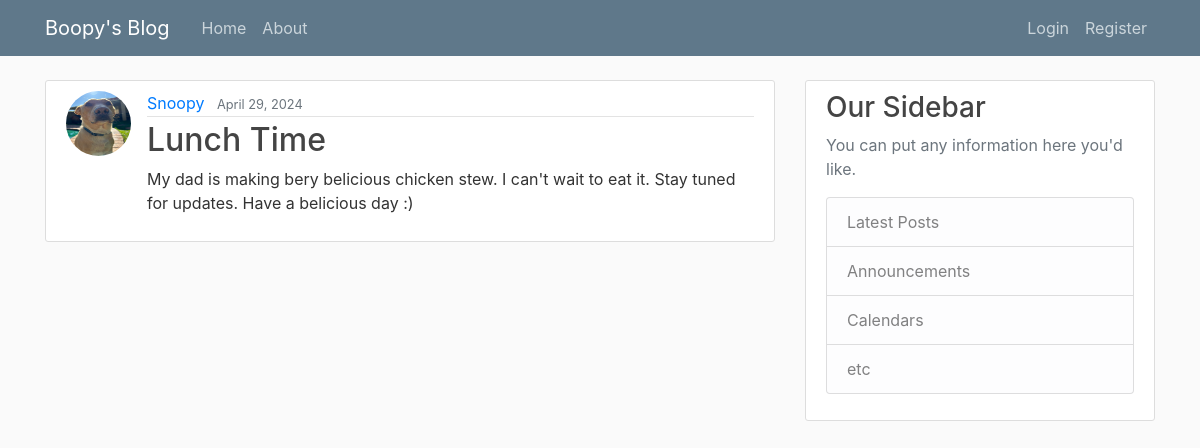
The page /post/8/ on the database its author committed.
### blog/models.py (models this page shows, shortened)
class Post(models.Model):
    title = models.CharField(max_length=100)
    content = models.TextField()
    date_posted = models.DateTimeField(default=timezone.now)
    author = models.ForeignKey(
        User, on_delete=models.CASCADE
    )  # This makes sure that when a user is deleted then their posts are also delted but if a post is deleted then the user still remains

### users/models.py (models this page shows)
class Profile(models.Model):
    user = models.OneToOneField(User, on_delete=models.CASCADE)
    image = models.ImageField(
        default="default.jpg", upload_to="profile_pics"
    )  # default is a default image that will apply to all users that register, upload_to is the directory the pictures are saved

### blog/views.py (the view)
# urls.py: path("post/<int:pk>/", PostDetailView.as_view(), name="post-detail"),
class PostDetailView(DetailView):
    model = Post

### blog/templates/blog/post_detail.html (shortened to what this page needs)
{% extends "blog/base.html" %} {% block content %}
<article class="media content-section">
  <img
    class="rounded-circle article-img"
    src="{{ object.author.profile.image.url }}"
  />
  <div class="media-body">
    <div class="article-metadata">
      <a class="mr-2" href="#">{{ object.author }}</a>
      <small class="text-muted">{{ object.date_posted|date:"F d, Y" }}</small>
    </div>
    <h2 class="article-title">{{ object.title }}</h2>
    <p class="article-content">{{ object.content }}</p>
  </div>
</article>
{% endblock content %}

### blog/static/blog/main.css (style rules this page uses)
body { background: #fafafa; color: #333333; margin-top: 5rem; }
h1, h2, h3, h4, h5, h6 { color: #444444; }
.content-section { background: #ffffff; padding: 10px 20px; border: 1px solid #dddddd; border-radius: 3px; margin-bottom: 20px; }
.article-title { color: #444444; }
.article-content { white-space: pre-line; }
.article-img { height: 65px; width: 65px; margin-right: 16px; }
.article-metadata { padding-bottom: 1px; margin-bottom: 4px; border-bottom: 1px solid #e3e3e3; }

### rows shown on the page
Post: author.profile.image (picture), author "Snoopy", date_posted "April 29, 2024", title "Lunch Time", content "My dad is making bery belicious chicken stew. I can't wait to eat it. Stay tuned for updates. Have a belicious day :)"
